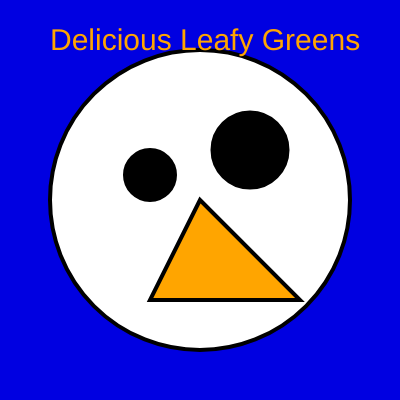
Frame 1 (no input)
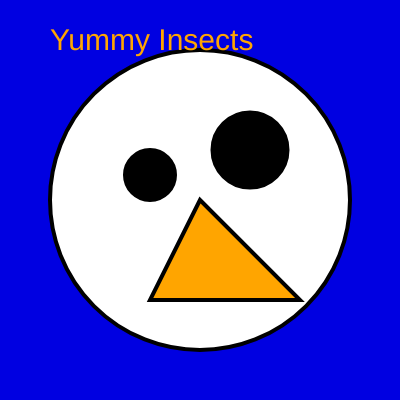
Frame 60 (no input)
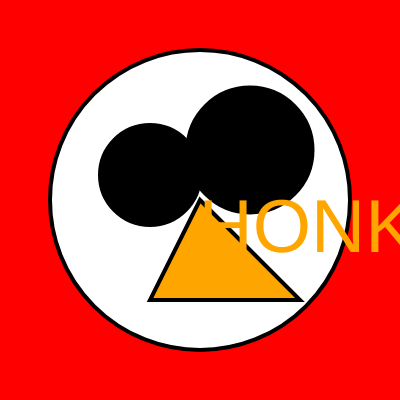
Frame 120 (the mouse pressed at the canvas centre since frame 60)

The p5.js sketch that drew these frames (run headless with seeded random() and noise() and a simulated clock; from frame 60 on, the mouse is pressed at the canvas centre):

// p5.js sketch
// ── sketch.js
function setup() {
  createCanvas(400, 400);
  strokeWeight(4);
}

let isHonk = false;


//Momothin the Hydrophobe
function draw() {

  //HONK
  if (isHonk) {
    background(255, 0, 0);
    fill(255,255,255);
    circle(200, 200, 300);

    //eyes
    fill(0);
    circle(150,175,100);
    circle(250,150,125);

    //Beak
    fill(255,165,0);
    triangle(200, 200, 300, 300, 150, 300);

    //Text
    textAlign(LEFT, TOP);
    textSize(75);

    text("HONK!", width / 2 + random(-7, 7), height / 2 + random(-7, 7));

  } else {

    background(0, 0, 225);

    fill(255,255,255);
    circle(200, 200, 300);

    //eyes
    fill(0);
    circle(250,150,75);
    circle(150,175,50);

    //Beak
    fill(255,165,0);
    triangle(200, 200, 300, 300, 150, 300);

    //Food for thought
    let foods = ['Mmm Grass', 'Yummy Insects', 'Delicious Leafy Greens'];
    let thought = random(foods);
    textSize(30);
    text(thought, 50, 50)

  }
}

//HONK State
function mousePressed() {
  isHonk = !isHonk;
}
